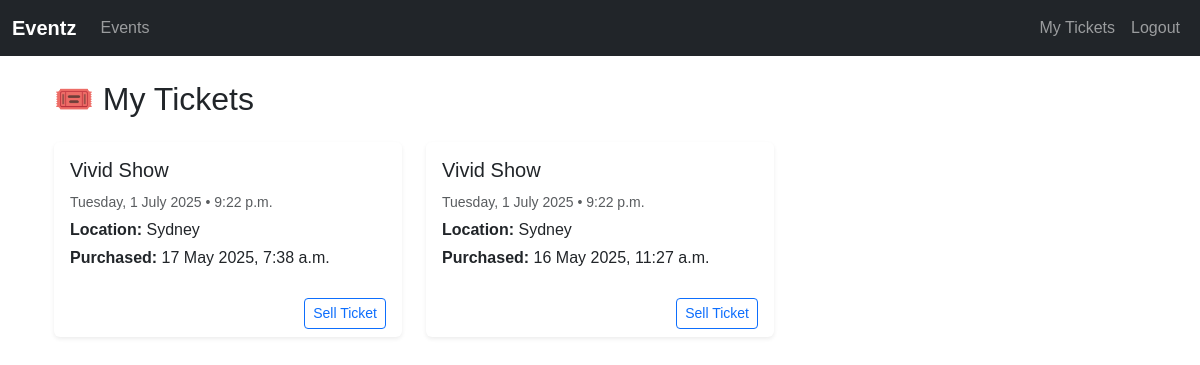
/my-tickets/ (signed in), run on an earlier commit of the app's database.
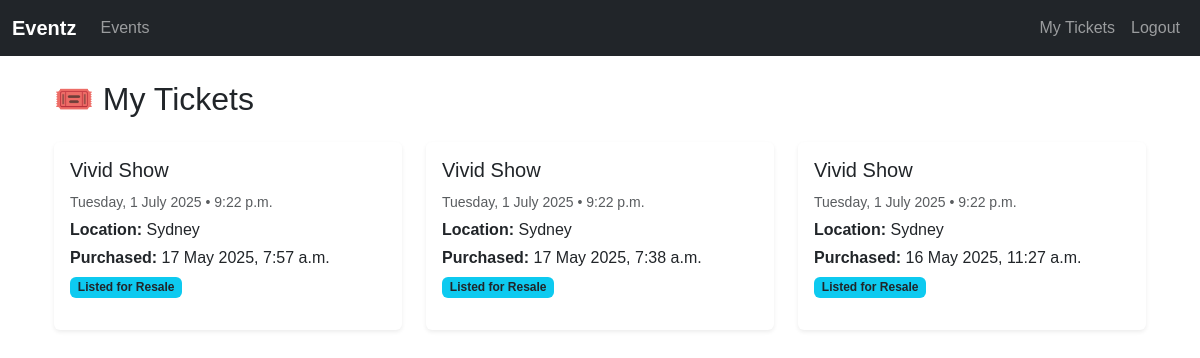
And on a later commit of the database.
### events/models.py (models this page shows, shortened)
class Ticket(models.Model):
    event = models.ForeignKey(Event, on_delete=models.CASCADE, related_name="tickets")
    buyer = models.ForeignKey(User, on_delete=models.CASCADE, related_name="tickets")
    purchase_time = models.DateTimeField(auto_now_add=True)
    is_resale = models.BooleanField(default=False, help_text="True if this ticket was resold")
    for_sale = models.BooleanField(default=False, help_text="Ticket put up for resale by owner")
    resale_price = models.DecimalField(max_digits=8, decimal_places=2, null=True, blank=True,
                                       help_text="Price set for resale (if for_sale=True)")

class Event(models.Model):
    title = models.CharField("Event Title", max_length=200)
    description = models.TextField(blank=True)
    category = models.ForeignKey(Category, on_delete=models.SET_NULL, null=True, blank=True)
    start_time = models.DateTimeField("Start Date & Time")
    end_time = models.DateTimeField("End Date & Time", null=True, blank=True)
    location = models.CharField(max_length=200)
    organizer = models.ForeignKey(User, on_delete=models.CASCADE, related_name="organized_events")
    price = models.DecimalField(max_digits=8, decimal_places=2, default=0.00,
                                help_text="Ticket price (set 0 for free event)")
    capacity = models.PositiveIntegerField(null=True, blank=True, help_text="Max tickets available (blank if unlimited)")
    image = models.ImageField(upload_to='events/images/', blank=True, null=True)

### events/views.py (the view)
# urls.py: path('my-tickets/', views.my_tickets, name='my_tickets'),
@login_required
def my_tickets(request):
    tickets = Ticket.objects.filter(buyer=request.user).select_related('event').order_by('-purchase_time')
    return render(request, 'events/my_tickets.html', {'tickets': tickets})

### events/templatetags/auth_tags.py (called while the page is built)
@register.filter
def is_organizer(user):
    return user.groups.filter(name='Organizers').exists()

### events/templates/events/my_tickets.html (shortened to what this page needs)
{% extends 'events/base.html' %}
{% block content %}
<div class="container mt-4">
  <h2 class="mb-4">🎟️ My Tickets</h2>
  {% if tickets %}
    <div class="row g-4">
      {% for ticket in tickets %}
        <div class="col-12 col-md-6 col-lg-4">
          <div class="card shadow-sm h-100 border-0">
            <div class="card-body">
              <h5 class="card-title">{{ ticket.event.title }}</h5>
              <p class="card-text mb-1">
                <small class="text-muted">
                  {{ ticket.event.start_time|date:"l, j F Y" }} &bull; {{ ticket.event.start_time|time:"g:i a" }}
                </small>
              </p>
              <p class="mb-1"><strong>Location:</strong> {{ ticket.event.location }}</p>
              <p class="mb-1">
                <strong>Purchased:</strong>
                {{ ticket.purchase_time|date:"j M Y, g:i a" }}
              </p>
              {% if ticket.for_sale %}
                <span class="badge bg-info text-dark">Listed for Resale</span>
              {% endif %}
            </div>
            <div class="card-footer bg-transparent border-0 text-end">
              {% if not ticket.for_sale %}
                <form method="post" action="{% url 'list_for_resale' ticket.id %}">
                  <button type="submit" class="btn btn-outline-primary btn-sm">Sell Ticket</button>
                </form>
              {% endif %}
            </div>
          </div>
        </div>
      {% endfor %}
    </div>
  {% else %}
    <div class="alert alert-warning mt-3">You have not purchased any tickets yet.</div>
  {% endif %}
</div>
{% endblock %}

### events/templates/events/base.html (shortened to what this page needs)
<!DOCTYPE html>
<html lang="en">
<head>
  {% load static %}
  {% load form_tags auth_tags %}
  <link rel="stylesheet" href="https://cdnjs.cloudflare.com/ajax/libs/twitter-bootstrap/5.3.0/css/bootstrap.min.css">
</head>
<body>
<nav class="navbar navbar-expand-lg navbar-dark bg-dark">
  <div class="container-fluid">
    <a class="navbar-brand" href="{% url 'home' %}">Eventz</a>
    <div class="collapse navbar-collapse" id="navbarsMain">
      <ul class="navbar-nav me-auto mb-2 mb-lg-0">
        <li class="nav-item">
          <a class="nav-link" href="{% url 'event_list' %}">Events</a>
        </li>
      </ul>
      <ul class="navbar-nav ms-auto">
        {% if user.is_authenticated %}
          <li class="nav-item"><a class="nav-link" href="{% url 'my_tickets' %}">My Tickets</a></li>
          <li class="nav-item"><a class="nav-link" href="{% url 'logout' %}">Logout</a></li>
        {% else %}
          <li class="nav-item"><a class="nav-link" href="{% url 'login' %}">Login</a></li>
          <li class="nav-item"><a class="nav-link" href="{% url 'signup' %}">Sign Up</a></li>
        {% endif %}
      </ul>
    </div>
  </div>
</nav>
<div class="container mt-4">
  {% block content %}{% endblock %}
</div>
</body>
</html>

### events/templates/events/base.html (style rules this page uses)
body { font-family: Arial, sans-serif; }
.navbar-brand { font-weight: bold; }

What changed in the data, as far as the page shows it:
added Ticket: event "Vivid Show", event.start_time "Tuesday, 1 July 2025", event.start_time "9:22 p.m.", event.location "Sydney", purchase_time "17 May 2025, 7:57 a.m.", for_sale "Listed for Resale"
changed Ticket "17 May 2025, 7:38 a.m.": for_sale "Sell Ticket" → "Listed for Resale"
changed Ticket "16 May 2025, 11:27 a.m.": for_sale "Sell Ticket" → "Listed for Resale"
